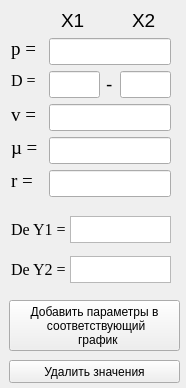
<?xml version="1.0" encoding="UTF-8"?>
<ui version="4.0">
 <class>dean_menu_D</class>
 <widget class="QWidget" name="dean_menu_D">
  <property name="geometry">
   <rect>
    <x>0</x>
    <y>0</y>
    <width>186</width>
    <height>388</height>
   </rect>
  </property>
  <property name="windowTitle">
   <string>Form</string>
  </property>
  <widget class="QLineEdit" name="lineEdit_v_x1">
   <property name="geometry">
    <rect>
     <x>49</x>
     <y>104</y>
     <width>122</width>
     <height>27</height>
    </rect>
   </property>
   <property name="font">
    <font>
     <family>Times New Roman</family>
     <pointsize>10</pointsize>
     <weight>50</weight>
     <bold>false</bold>
    </font>
   </property>
   <property name="toolTip">
    <string>&lt;html&gt;&lt;head/&gt;&lt;body&gt;&lt;p&gt;Введите число от 1000,00 до 5000,00&lt;/p&gt;&lt;/body&gt;&lt;/html&gt;</string>
   </property>
  </widget>
  <widget class="QLabel" name="label_nu_De">
   <property name="geometry">
    <rect>
     <x>11</x>
     <y>137</y>
     <width>32</width>
     <height>21</height>
    </rect>
   </property>
   <property name="font">
    <font>
     <family>Times New Roman</family>
     <pointsize>14</pointsize>
    </font>
   </property>
   <property name="text">
    <string>µ = </string>
   </property>
  </widget>
  <widget class="QTextEdit" name="textEdit_De_y1">
   <property name="geometry">
    <rect>
     <x>70</x>
     <y>216</y>
     <width>101</width>
     <height>27</height>
    </rect>
   </property>
   <property name="font">
    <font>
     <pointsize>10</pointsize>
     <weight>50</weight>
     <bold>false</bold>
    </font>
   </property>
   <property name="readOnly">
    <bool>true</bool>
   </property>
  </widget>
  <widget class="QLabel" name="label_v">
   <property name="geometry">
    <rect>
     <x>11</x>
     <y>104</y>
     <width>32</width>
     <height>21</height>
    </rect>
   </property>
   <property name="font">
    <font>
     <family>Times New Roman</family>
     <pointsize>14</pointsize>
    </font>
   </property>
   <property name="text">
    <string>v =</string>
   </property>
  </widget>
  <widget class="QLineEdit" name="lineEdit_p_x1">
   <property name="geometry">
    <rect>
     <x>49</x>
     <y>38</y>
     <width>122</width>
     <height>27</height>
    </rect>
   </property>
   <property name="font">
    <font>
     <family>Times New Roman</family>
     <pointsize>10</pointsize>
     <weight>50</weight>
     <bold>false</bold>
    </font>
   </property>
   <property name="toolTip">
    <string>&lt;html&gt;&lt;head/&gt;&lt;body&gt;&lt;p&gt;Введите число от 1000,00 до 5000,00&lt;/p&gt;&lt;/body&gt;&lt;/html&gt;</string>
   </property>
  </widget>
  <widget class="QLineEdit" name="lineEdit_nu_De_x1">
   <property name="geometry">
    <rect>
     <x>49</x>
     <y>137</y>
     <width>122</width>
     <height>27</height>
    </rect>
   </property>
   <property name="font">
    <font>
     <family>Times New Roman</family>
     <pointsize>10</pointsize>
     <weight>50</weight>
     <bold>false</bold>
    </font>
   </property>
   <property name="toolTip">
    <string>&lt;html&gt;&lt;head/&gt;&lt;body&gt;&lt;p&gt;Введите число от 1000,00 до 5000,00&lt;/p&gt;&lt;/body&gt;&lt;/html&gt;</string>
   </property>
  </widget>
  <widget class="QLabel" name="label_D">
   <property name="geometry">
    <rect>
     <x>11</x>
     <y>71</y>
     <width>32</width>
     <height>19</height>
    </rect>
   </property>
   <property name="font">
    <font>
     <family>Times New Roman</family>
     <pointsize>12</pointsize>
    </font>
   </property>
   <property name="text">
    <string>D = </string>
   </property>
  </widget>
  <widget class="QLabel" name="label_De">
   <property name="geometry">
    <rect>
     <x>11</x>
     <y>220</y>
     <width>61</width>
     <height>19</height>
    </rect>
   </property>
   <property name="font">
    <font>
     <family>Times New Roman</family>
     <pointsize>12</pointsize>
    </font>
   </property>
   <property name="text">
    <string>De Y1 = </string>
   </property>
  </widget>
  <widget class="QLabel" name="label_r">
   <property name="geometry">
    <rect>
     <x>11</x>
     <y>170</y>
     <width>32</width>
     <height>21</height>
    </rect>
   </property>
   <property name="font">
    <font>
     <family>Times New Roman</family>
     <pointsize>14</pointsize>
    </font>
   </property>
   <property name="text">
    <string>r = </string>
   </property>
  </widget>
  <widget class="QLineEdit" name="lineEdit_D_x1">
   <property name="geometry">
    <rect>
     <x>49</x>
     <y>71</y>
     <width>51</width>
     <height>27</height>
    </rect>
   </property>
   <property name="font">
    <font>
     <family>Times New Roman</family>
     <pointsize>10</pointsize>
     <weight>50</weight>
     <bold>false</bold>
    </font>
   </property>
   <property name="toolTip">
    <string>&lt;html&gt;&lt;head/&gt;&lt;body&gt;&lt;p&gt;Введите число от 1000,00 до 5000,00&lt;/p&gt;&lt;/body&gt;&lt;/html&gt;</string>
   </property>
  </widget>
  <widget class="QLabel" name="label_p">
   <property name="geometry">
    <rect>
     <x>11</x>
     <y>38</y>
     <width>32</width>
     <height>21</height>
    </rect>
   </property>
   <property name="font">
    <font>
     <family>Times New Roman</family>
     <pointsize>14</pointsize>
    </font>
   </property>
   <property name="text">
    <string>p =</string>
   </property>
  </widget>
  <widget class="QLineEdit" name="lineEdit_r_x1">
   <property name="geometry">
    <rect>
     <x>49</x>
     <y>170</y>
     <width>122</width>
     <height>27</height>
    </rect>
   </property>
   <property name="font">
    <font>
     <family>Times New Roman</family>
     <pointsize>10</pointsize>
     <weight>50</weight>
     <bold>false</bold>
    </font>
   </property>
   <property name="toolTip">
    <string>&lt;html&gt;&lt;head/&gt;&lt;body&gt;&lt;p&gt;Введите число от 1000,00 до 5000,00&lt;/p&gt;&lt;/body&gt;&lt;/html&gt;</string>
   </property>
  </widget>
  <widget class="QPushButton" name="Value_delete">
   <property name="geometry">
    <rect>
     <x>9</x>
     <y>360</y>
     <width>171</width>
     <height>23</height>
    </rect>
   </property>
   <property name="font">
    <font>
     <pointsize>9</pointsize>
    </font>
   </property>
   <property name="text">
    <string>Удалить значения</string>
   </property>
  </widget>
  <widget class="QPushButton" name="add_parametrs_to_the_corresponding_graph_Dean">
   <property name="geometry">
    <rect>
     <x>9</x>
     <y>300</y>
     <width>171</width>
     <height>51</height>
    </rect>
   </property>
   <property name="font">
    <font>
     <pointsize>9</pointsize>
    </font>
   </property>
   <property name="text">
    <string>Добавить параметры в 
 соответствующий 
  график</string>
   </property>
  </widget>
  <widget class="QTextEdit" name="textEdit_De_y2">
   <property name="geometry">
    <rect>
     <x>70</x>
     <y>256</y>
     <width>101</width>
     <height>27</height>
    </rect>
   </property>
   <property name="font">
    <font>
     <pointsize>10</pointsize>
     <weight>50</weight>
     <bold>false</bold>
    </font>
   </property>
   <property name="readOnly">
    <bool>true</bool>
   </property>
  </widget>
  <widget class="QLineEdit" name="lineEdit_D_x2">
   <property name="geometry">
    <rect>
     <x>120</x>
     <y>71</y>
     <width>51</width>
     <height>27</height>
    </rect>
   </property>
   <property name="font">
    <font>
     <family>Times New Roman</family>
     <pointsize>10</pointsize>
     <weight>50</weight>
     <bold>false</bold>
    </font>
   </property>
   <property name="toolTip">
    <string>&lt;html&gt;&lt;head/&gt;&lt;body&gt;&lt;p&gt;Введите число от 1000,00 до 5000,00&lt;/p&gt;&lt;/body&gt;&lt;/html&gt;</string>
   </property>
  </widget>
  <widget class="QLabel" name="label_2">
   <property name="geometry">
    <rect>
     <x>106</x>
     <y>71</y>
     <width>16</width>
     <height>27</height>
    </rect>
   </property>
   <property name="font">
    <font>
     <pointsize>14</pointsize>
    </font>
   </property>
   <property name="text">
    <string>-</string>
   </property>
  </widget>
  <widget class="QLabel" name="label_X1">
   <property name="geometry">
    <rect>
     <x>61</x>
     <y>10</y>
     <width>31</width>
     <height>20</height>
    </rect>
   </property>
   <property name="font">
    <font>
     <pointsize>14</pointsize>
    </font>
   </property>
   <property name="text">
    <string>X1</string>
   </property>
  </widget>
  <widget class="QLabel" name="label_X2">
   <property name="geometry">
    <rect>
     <x>132</x>
     <y>10</y>
     <width>31</width>
     <height>20</height>
    </rect>
   </property>
   <property name="font">
    <font>
     <pointsize>14</pointsize>
    </font>
   </property>
   <property name="text">
    <string>X2</string>
   </property>
  </widget>
  <widget class="QLabel" name="label_De_2">
   <property name="geometry">
    <rect>
     <x>11</x>
     <y>260</y>
     <width>61</width>
     <height>19</height>
    </rect>
   </property>
   <property name="font">
    <font>
     <family>Times New Roman</family>
     <pointsize>12</pointsize>
    </font>
   </property>
   <property name="text">
    <string>De Y2 = </string>
   </property>
  </widget>
 </widget>
 <resources/>
 <connections/>
</ui>
